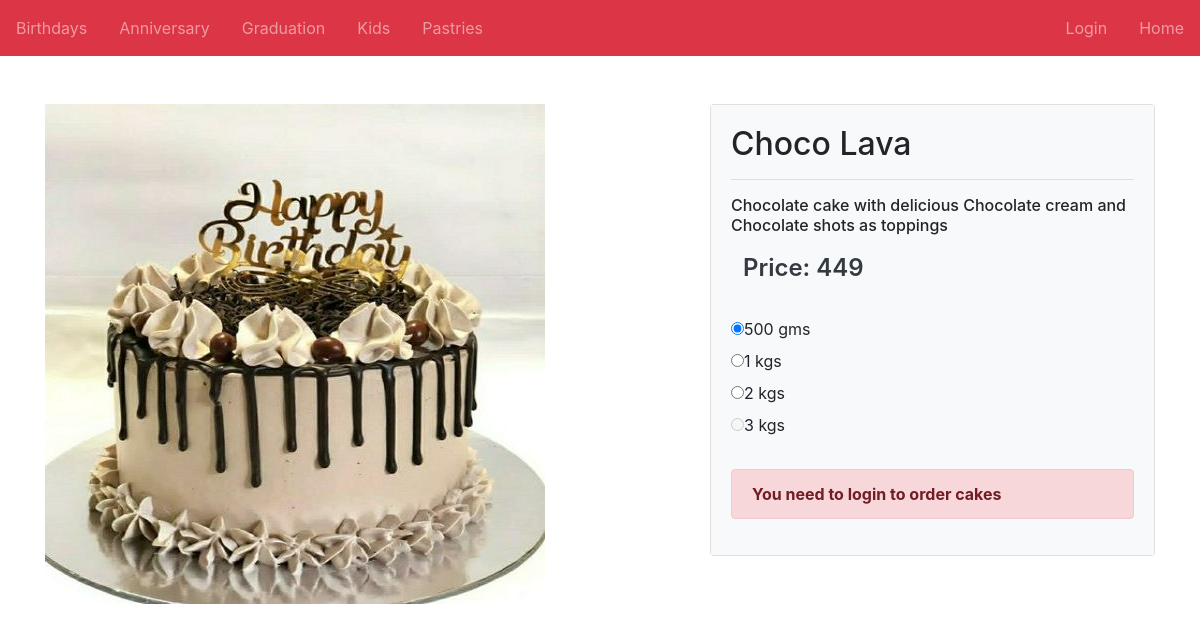
Screenshot of /birthdays/birthdaydetail/1 with the database file from the repository.
### homepage/models.py (models this page shows)
class Cakeitem(models.Model):
    user=ForeignKey(User, on_delete=models.CASCADE)
    brand=models.CharField(max_length=20,default="None")
    name=models.CharField(max_length=30, default="None")
    category=models.CharField(max_length=10)
    cimg=models.ImageField(null=True,blank=True,upload_to='images/')
    price500=models.IntegerField(null=True,blank=True)
    price1=models.IntegerField(null=True,blank=True,default=None)
    price2=models.IntegerField(null=True,blank=True,default=None)
    price3=models.IntegerField(null=True,blank=True,default=None)
    des=models.CharField(max_length=100,default="None")

### birthdays/views.py (the view)
# urls.py: path('birthdaydetail/<pid>', views.BirthdetView.as_view(), name="birthdaydetail")
class BirthdetView(View):
    def get(self, request, pid):
        bprod=Cakeitem.objects.get(id=pid)
        return render(request,'birthdaydet.html',{'bprod': bprod})

### templates/birthdaydet.html (shortened to what this page needs)
<!DOCTYPE html>
{% load static %}
<html lang="en">
<head>
  <link rel="stylesheet" href="{% static 'css/homepage.css' %}" />
  <link rel="stylesheet" href="https://maxcdn.bootstrapcdn.com/bootstrap/4.5.2/css/bootstrap.min.css">
</head>
<body>
    <nav class="navbar navbar-expand-md bg-danger navbar-dark p-0">
        <div class="collapse navbar-collapse" id="collapsibleNavbar2">
          <ul class="navbar-nav">
            <li class="nav-item p-2">
              <a class="nav-link" href="/birthdays">Birthdays</a>
            </li>
            <li class="nav-item p-2">
              <a class="nav-link" href="/anniversary">Anniversary</a>
            </li>
            <li class="nav-item p-2">
              <a class="nav-link" href="/graduation">Graduation</a>
            </li>
            <li class="nav-item p-2">
              <a class="nav-link" href="/kids">Kids</a>
            </li>
            <li class="nav-item p-2">
              <a class="nav-link" href="/pastries">Pastries</a>
            </li>
          </ul>
          <ul class="navbar-nav ml-auto">
            {% if request.user.is_authenticated %}
            <li class="nav-item active p-2">
              <a class="nav-link" href="#">Welcome {{request.user}}</a>
            </li>
            <li class="nav-item p-2">
              <a class="nav-link" href="/cart">Cart</a>
            </li>
            <li class="nav-item p-2">
              <a class="nav-link" href="{% url 'logout' %}">Logout</a>
            </li>
            {% else %}
            <li class="nav-item p-2">
              <a class="nav-link" href="/custlogin">Login</a>
            </li>
            {% endif %}
            <li class="nav-item p-2">
              <a class="nav-link" href="/">Home</a>
            </li>
          </ul>
        </div>
    </nav>
    <br><br>
    <div class="container">
        <div class="row">
            <div class="col-sm-7 mb-2">
                <img src="{{bprod.cimg.url}}" alt="bimg" class="img-fluid">
            </div>
            <div class="col-sm-5">
            <div class="card">
                <div class="card-body bg-light">
                <h2>{{bprod.name}}</h2>
                <hr>
                <h6>{{bprod.des}}</h6>
                {% if bprod.price500 != None %}
                <input type="text" id="price" style="display: inline; border:none; font-weight: 600; font-size: 24px;" value="Price: {{bprod.price500}}" class="bg-light text-dark form-control" readonly>
                {% elif bprod.price1 != None %}
                <input type="text" id="price" style="display: inline; border:none; font-weight: 600; font-size: 24px;" value="Price: {{bprod.price1}}" class="bg-light text-dark form-control" readonly>
                {% elif bprod.price2 != None %}
                <input type="text" id="price" style="display: inline; border:none; font-weight: 600; font-size: 24px;" value="Price: {{bprod.price2}}" class="bg-light text-dark form-control" readonly>
                {% elif bprod.price3 != None %}
                <input type="text" id="price" style="display: inline; border:none; font-weight: 600; font-size: 24px;" value="Price: {{bprod.price3}}" class="bg-light text-dark form-control" readonly>
                {% endif %}
                <br><br>
                    {% if bprod.price500 == None %}
                        <div class="radio">
                            <label><input type="radio" name="optradio" id="radio1" disabled>500 gms</label>
                        </div>
                    {% else %}
                        <div class="radio">
                            <label><input type="radio" name="optradio" id="radio1" checked>500 gms</label>
                        </div>
                    {% endif %}
                    {% if bprod.price1 == None %}
                        <div class="radio">
                            <label><input type="radio" name="optradio" id="radio2" disabled>1 kgs</label>
                        </div>
                    {% elif bprod.price500 == None and bprod.price1 != None  %}
                        <div class="radio">
                            <label><input type="radio" name="optradio" id="radio2" checked>1 kgs</label>
                        </div>
                    {% else %}
                        <div class="radio">
                            <label><input type="radio" name="optradio" id="radio2" >1 kgs</label>
                        </div>
                    {% endif %}
                    {% if bprod.price2 == None %}
                        <div class="radio">
                            <label><input type="radio" name="optradio" id="radio3" disabled>2 kgs</label>
                        </div>
                    {% elif bprod.price500 == None and bprod.price1 == None and bprod.price2 != None %}
                        <div class="radio">
                            <label><input type="radio" name="optradio" id="radio3" checked>2 kgs</label>
                        </div>
                    {% else %}
                        <div class="radio">
                            <label><input type="radio" name="optradio" id="radio3" >2 kgs</label>
                        </div>
                    {% endif %}
                    {% if bprod.price3 == None %}
                        <div class="radio">
                            <label><input type="radio" name="optradio" id="radio4" disabled>3 kgs</label>
                        </div>
                    {% elif bprod.price500 == None and bprod.price1 == None and bprod.price2 == None and bprod.price3 != None %}
                        <div class="radio">
                            <label><input type="radio" name="optradio" id="radio4" checked>3 kgs</label>
                        </div>
                    {% else %}
                        <div class="radio">
                            <label><input type="radio" name="optradio" id="radio4" >3 kgs</label>
                        </div>
                    {% endif %}
                <br>
                {% if request.user.is_authenticated %}
                <form action="/cart/addcart" class="d-inline">
                  <input type="hidden" value="{{bprod.id}}" name="prod_id" id="prod_id">
                    {% if bprod.price500 != None %}
                        <input type="hidden" value="500" name="kg" id="kg">
                    {% elif bprod.price500 == None and bprod.price1 != None %}
                        <input type="hidden" value="1" name="kg" id="kg">
                    {% elif bprod.price500 == None and bprod.price1 == None and bprod.price2 != None %}
                        <input type="hidden" value="2" name="kg" id="kg">
                    {% elif bprod.price500 == None and bprod.price1 == None and bprod.price2 == None and bprod.price3 != None %}
                        <input type="hidden" value="3" name="kg" id="kg">
                    {% endif %}
                    <button class="btn btn-danger" type="submit" style="display: inline;">Add to cart</button>
                </form>
                <form action="/payment/paymentin" class="d-inline">
                    <input type="hidden" value="{{bprod.id}}" name="prod_id" id="prod_id">
                    {% if bprod.price500 != None %}
                        <input type="hidden" value="500" name="kg" id="kg2">
                    {% elif bprod.price500 == None and bprod.price1 != None %}
                        <input type="hidden" value="1" name="kg" id="kg2">
                    {% elif bprod.price500 == None and bprod.price1 == None and bprod.price2 != None %}
                        <input type="hidden" value="2" name="kg" id="kg2">
                    {% elif bprod.price500 == None and bprod.price1 == None and bprod.price2 == None and bprod.price3 != None %}
                        <input type="hidden" value="3" name="kg" id="kg2">
                    {% endif %}
                    <input class="btn btn-danger" type="submit" value="Order Now" style="display: inline;">
                </form>
                {% else %}
                <div class="alert alert-danger">
                    <strong>You need to login to order cakes</strong>
                </div>
                {% endif %}
                </div>
            </div>
            </div>
        </div>
    </div>
</body>
</html>

### rows the page displays
Cakeitem: cimg (picture), name "Choco Lava", des "Chocolate cake with delicious Chocolate cream and Chocolate shots as toppings", price500 "Price: 449"
